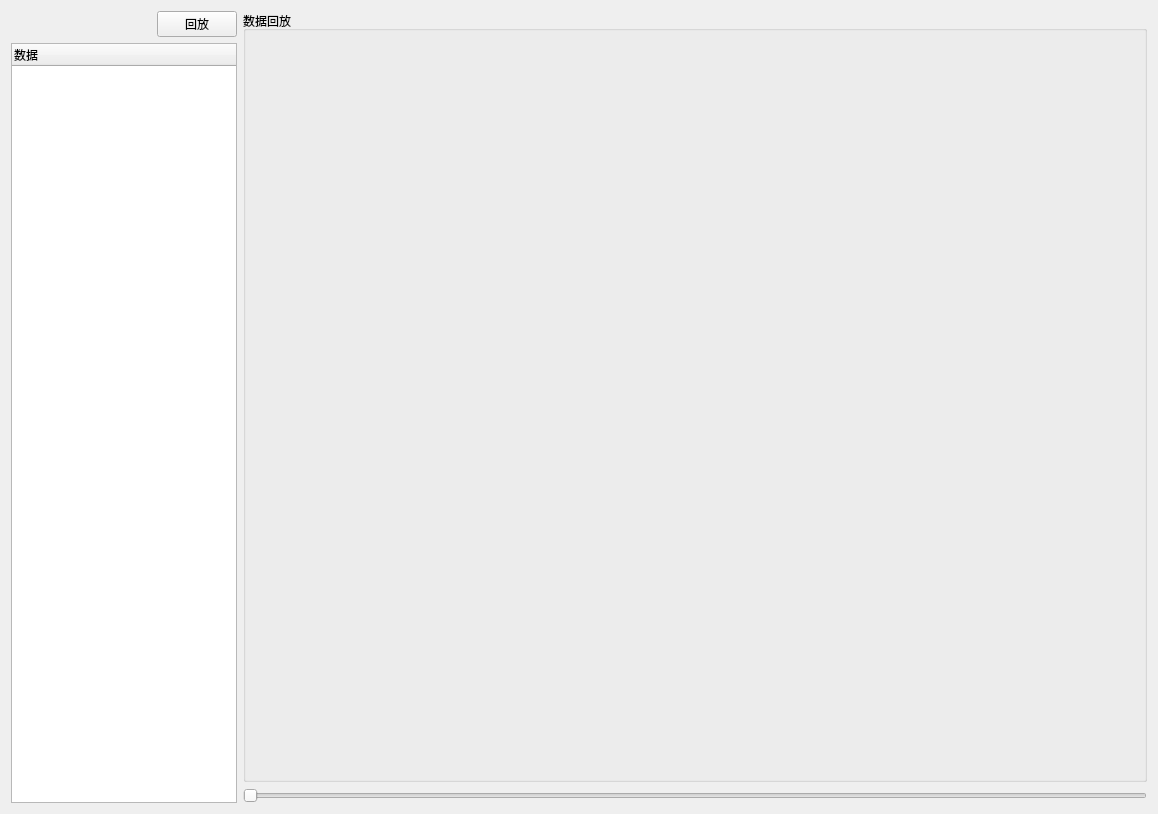
<?xml version="1.0" encoding="UTF-8"?>
<ui version="4.0">
 <class>DataReplay_Form</class>
 <widget class="QWidget" name="DataReplay_Form">
  <property name="geometry">
   <rect>
    <x>0</x>
    <y>0</y>
    <width>1158</width>
    <height>814</height>
   </rect>
  </property>
  <property name="windowTitle">
   <string>Form</string>
  </property>
  <layout class="QGridLayout" name="gridLayout_2">
   <item row="0" column="0">
    <layout class="QGridLayout" name="gridLayout" rowstretch="0,10,0" columnstretch="2,8">
     <item row="0" column="0">
      <layout class="QHBoxLayout" name="horizontalLayout_3">
       <item>
        <spacer name="horizontalSpacer">
         <property name="orientation">
          <enum>Qt::Horizontal</enum>
         </property>
         <property name="sizeHint" stdset="0">
          <size>
           <width>40</width>
           <height>20</height>
          </size>
         </property>
        </spacer>
       </item>
       <item>
        <widget class="QPushButton" name="pushButton_plot">
         <property name="text">
          <string>回放</string>
         </property>
        </widget>
       </item>
      </layout>
     </item>
     <item row="2" column="1">
      <widget class="QSlider" name="horizontalSlider">
       <property name="orientation">
        <enum>Qt::Horizontal</enum>
       </property>
      </widget>
     </item>
     <item row="1" column="0" rowspan="2">
      <widget class="QTreeWidget" name="treeWidget_datafile">
       <column>
        <property name="text">
         <string>数据</string>
        </property>
       </column>
      </widget>
     </item>
     <item row="0" column="1" rowspan="2">
      <widget class="QGroupBox" name="groupBox">
       <property name="title">
        <string>数据回放</string>
       </property>
       <layout class="QHBoxLayout" name="horizontalLayout_2">
        <item>
         <layout class="QGridLayout" name="gridLayout_plot"/>
        </item>
       </layout>
      </widget>
     </item>
    </layout>
   </item>
  </layout>
 </widget>
 <resources/>
 <connections/>
</ui>
